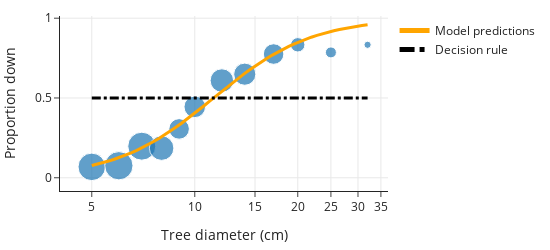

Notebook source saved alongside this figure:
### Markdown cell above
The `sklearn` logistic regression model's `predict` function implements the basic decision rule: predict `1` if the predicted probability $ p > 0.5 $. Otherwise, predict 0. We've overlaid this decision rule on top of the model predictions as a dotted line:

### Code cell
X_plt = pd.DataFrame(
    {"log_diam": np.linspace(X["log_diam"].min(), X["log_diam"].max(), 50)}
)
p_hats = lr_model.predict_proba(X_plt)
X_orig = np.exp(X_plt["log_diam"])

fig = px.scatter(
    tree_bins, x="diameter", y="proportion", size="count", log_x=True,
    labels={"diameter": "Tree diameter (cm)", "proportion": "Proportion down"},
    width=550, height=250,
)

fig.add_trace(go.Scatter(
    x=X_orig, y=p_hats[:, 1], line=dict(color="orange", width=3),
    mode="lines", name="Model predictions",
))

fig.add_trace(go.Scatter(
    x=X_orig, y=np.repeat(0.5, len(X_orig)),
    line=dict(color="black", width=3, dash="dashdot"),
    name="Decision rule",
))

fig

### Figure 1 — Plotly figure (JSON) as saved in the notebook; plotly's stock layout.template omitted (floating-point values rounded to 4 significant figures)
{"data": [{"hovertemplate": "Tree diameter (cm)=%{x}<br>Proportion down=%{y}<br>count=%{marker.size}<extra></extra>", "legendgroup": "", "marker": {"color": "#1F77B4", "size": [88, 93, 91, 70, 49, 54, 64, 57, 49, 24, 14, 6], "sizemode": "area", "sizeref": 0.2325, "symbol": "circle"}, "mode": "markers", "name": "", "orientation": "v", "showlegend": false, "type": "scatter", "x": [5, 6, 7, 8, 9, 10, 12, 14, 17, 20, 25, 32], "xaxis": "x", "y": [0.06818, 0.07527, 0.1978, 0.1857, 0.3061, 0.4444, 0.6094, 0.6491, 0.7755, 0.8333, 0.7857, 0.8333], "yaxis": "y"}, {"line": {"color": "orange", "width": 3}, "mode": "lines", "name": "Model predictions", "type": "scatter", "x": [5.0, 5.193, 5.394, 5.602, 5.818, 6.043, 6.276, 6.518, 6.77, 7.031, 7.303, 7.585, 7.878, 8.182, 8.498, 8.826, 9.167, 9.521, 9.888, 10.27, 10.67, 11.08, 11.51, 11.95, 12.41, 12.89, 13.39, 13.91, 14.44, 15.0, 15.58, 16.18, 16.81, 17.45, 18.13, 18.83, 19.56, 20.31, 21.09, 21.91, 22.75, 23.63, 24.55, 25.49, 26.48, 27.5, 28.56, 29.67, 30.81, 32], "y": [0.07633, 0.08486, 0.09424, 0.1046, 0.1158, 0.1282, 0.1416, 0.1562, 0.172, 0.189, 0.2073, 0.2269, 0.2478, 0.2698, 0.2931, 0.3176, 0.343, 0.3695, 0.3967, 0.4246, 0.4529, 0.4816, 0.5104, 0.5391, 0.5676, 0.5956, 0.623, 0.6497, 0.6754, 0.7002, 0.7238, 0.7462, 0.7674, 0.7874, 0.806, 0.8234, 0.8395, 0.8545, 0.8682, 0.8808, 0.8924, 0.903, 0.9126, 0.9214, 0.9293, 0.9365, 0.9431, 0.9489, 0.9542, 0.959]}, {"line": {"color": "black", "dash": "dashdot", "width": 3}, "name": "Decision rule", "type": "scatter", "x": [5.0, 5.193, 5.394, 5.602, 5.818, 6.043, 6.276, 6.518, 6.77, 7.031, 7.303, 7.585, 7.878, 8.182, 8.498, 8.826, 9.167, 9.521, 9.888, 10.27, 10.67, 11.08, 11.51, 11.95, 12.41, 12.89, 13.39, 13.91, 14.44, 15.0, 15.58, 16.18, 16.81, 17.45, 18.13, 18.83, 19.56, 20.31, 21.09, 21.91, 22.75, 23.63, 24.55, 25.49, 26.48, 27.5, 28.56, 29.67, 30.81, 32], "y": [0.5, 0.5, 0.5, 0.5, 0.5, 0.5, 0.5, 0.5, 0.5, 0.5, 0.5, 0.5, 0.5, 0.5, 0.5, 0.5, 0.5, 0.5, 0.5, 0.5, 0.5, 0.5, 0.5, 0.5, 0.5, 0.5, 0.5, 0.5, 0.5, 0.5, 0.5, 0.5, 0.5, 0.5, 0.5, 0.5, 0.5, 0.5, 0.5, 0.5, 0.5, 0.5, 0.5, 0.5, 0.5, 0.5, 0.5, 0.5, 0.5, 0.5]}], "layout": {"height": 250, "legend": {"itemsizing": "constant", "tracegroupgap": 0}, "width": 550, "xaxis": {"anchor": "y", "autorange": true, "domain": [0, 1], "range": [0.6059, 1.565], "title": {"text": "Tree diameter (cm)"}, "type": "log"}, "yaxis": {"anchor": "x", "autorange": true, "domain": [0, 1], "range": [-0.08307, 1.014], "title": {"text": "Proportion down"}, "type": "linear"}}}
